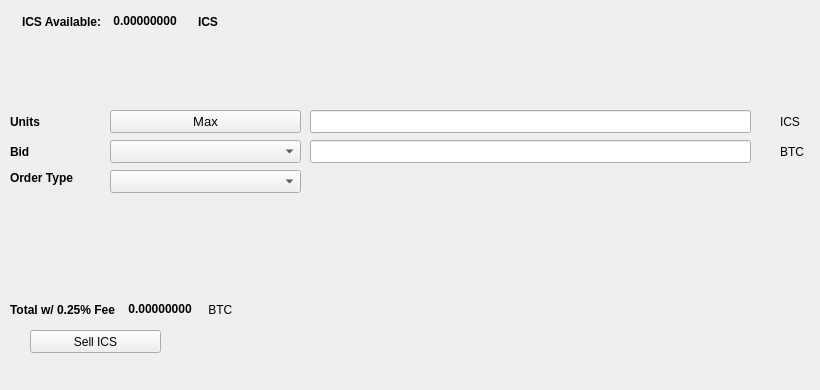
   <widget class="QWidget" name="SellTab">
    <attribute name="title">
     <string>Sell</string>
    </attribute>
    <widget class="QLabel" name="label_16">
     <property name="geometry">
      <rect>
       <x>780</x>
       <y>140</y>
       <width>31</width>
       <height>23</height>
      </rect>
     </property>
     <property name="text">
      <string>BTC</string>
     </property>
    </widget>
    <widget class="QComboBox" name="SellBidcomboBox">
     <property name="geometry">
      <rect>
       <x>110</x>
       <y>140</y>
       <width>191</width>
       <height>23</height>
      </rect>
     </property>
     <property name="font">
      <font>
       <pointsize>10</pointsize>
      </font>
     </property>
    </widget>
    <widget class="QLabel" name="label_18">
     <property name="geometry">
      <rect>
       <x>10</x>
       <y>110</y>
       <width>46</width>
       <height>23</height>
      </rect>
     </property>
     <property name="font">
      <font>
       <weight>75</weight>
       <bold>true</bold>
      </font>
     </property>
     <property name="text">
      <string>Units</string>
     </property>
    </widget>
    <widget class="QPushButton" name="Sell_Max_Amount">
     <property name="geometry">
      <rect>
       <x>110</x>
       <y>110</y>
       <width>191</width>
       <height>23</height>
      </rect>
     </property>
     <property name="font">
      <font>
       <pointsize>10</pointsize>
      </font>
     </property>
     <property name="text">
      <string>Max</string>
     </property>
    </widget>
    <widget class="QLabel" name="label_20">
     <property name="geometry">
      <rect>
       <x>10</x>
       <y>170</y>
       <width>91</width>
       <height>16</height>
      </rect>
     </property>
     <property name="font">
      <font>
       <weight>75</weight>
       <bold>true</bold>
      </font>
     </property>
     <property name="text">
      <string>Order Type</string>
     </property>
    </widget>
    <widget class="QComboBox" name="SellOrdertypeCombo">
     <property name="geometry">
      <rect>
       <x>110</x>
       <y>170</y>
       <width>191</width>
       <height>23</height>
      </rect>
     </property>
     <property name="font">
      <font>
       <pointsize>10</pointsize>
      </font>
     </property>
    </widget>
    <widget class="QLabel" name="label_21">
     <property name="geometry">
      <rect>
       <x>10</x>
       <y>140</y>
       <width>46</width>
       <height>23</height>
      </rect>
     </property>
     <property name="font">
      <font>
       <weight>75</weight>
       <bold>true</bold>
      </font>
     </property>
     <property name="text">
      <string>Bid</string>
     </property>
    </widget>
    <widget class="QLabel" name="label_22">
     <property name="geometry">
      <rect>
       <x>780</x>
       <y>110</y>
       <width>31</width>
       <height>23</height>
      </rect>
     </property>
     <property name="text">
      <string>ICS</string>
     </property>
    </widget>
    <widget class="QLineEdit" name="UnitsInputICS">
     <property name="geometry">
      <rect>
       <x>310</x>
       <y>110</y>
       <width>441</width>
       <height>23</height>
      </rect>
     </property>
     <property name="font">
      <font>
       <pointsize>9</pointsize>
       <weight>75</weight>
       <bold>true</bold>
      </font>
     </property>
    </widget>
    <widget class="QLineEdit" name="SellBidPriceEdit">
     <property name="geometry">
      <rect>
       <x>310</x>
       <y>140</y>
       <width>441</width>
       <height>23</height>
      </rect>
     </property>
     <property name="font">
      <font>
       <pointsize>9</pointsize>
       <weight>75</weight>
       <bold>true</bold>
      </font>
     </property>
    </widget>
    <widget class="QPushButton" name="SellICSBTN">
     <property name="geometry">
      <rect>
       <x>30</x>
       <y>330</y>
       <width>131</width>
       <height>23</height>
      </rect>
     </property>
     <property name="text">
      <string>Sell ICS</string>
     </property>
     <property name="icon">
      <iconset resource="../iqcash">
       <normaloff>:/icons/bitcoin</normaloff>:/icons/bitcoin</iconset>
     </property>
    </widget>
    <widget class="QWidget" name="layoutWidget3">
     <property name="geometry">
      <rect>
       <x>22</x>
       <y>12</y>
       <width>258</width>
       <height>19</height>
      </rect>
     </property>
     <layout class="QHBoxLayout" name="horizontalLayout">
      <item>
       <widget class="QLabel" name="label232_2">
        <property name="font">
         <font>
          <weight>75</weight>
          <bold>true</bold>
         </font>
        </property>
        <property name="text">
         <string>ICS Available:</string>
        </property>
       </widget>
      </item>
      <item>
       <widget class="QLabel" name="ICSAvailableLabel">
        <property name="palette">
         <palette>
          <active>
           <colorrole role="WindowText">
            <brush brushstyle="SolidPattern">
             <color alpha="255">
              <red>0</red>
              <green>0</green>
              <blue>0</blue>
             </color>
            </brush>
           </colorrole>
           <colorrole role="Button">
            <brush brushstyle="SolidPattern">
             <color alpha="255">
              <red>0</red>
              <green>170</green>
              <blue>0</blue>
             </color>
            </brush>
           </colorrole>
           <colorrole role="Light">
            <brush brushstyle="SolidPattern">
             <color alpha="255">
              <red>0</red>
              <green>255</green>
              <blue>0</blue>
             </color>
            </brush>
           </colorrole>
           <colorrole role="Midlight">
            <brush brushstyle="SolidPattern">
             <color alpha="255">
              <red>0</red>
              <green>212</green>
              <blue>0</blue>
             </color>
            </brush>
           </colorrole>
           <colorrole role="Dark">
            <brush brushstyle="SolidPattern">
             <color alpha="255">
              <red>0</red>
              <green>85</green>
              <blue>0</blue>
             </color>
            </brush>
           </colorrole>
           <colorrole role="Mid">
            <brush brushstyle="SolidPattern">
             <color alpha="255">
              <red>0</red>
              <green>113</green>
              <blue>0</blue>
             </color>
            </brush>
           </colorrole>
           <colorrole role="Text">
            <brush brushstyle="SolidPattern">
             <color alpha="255">
              <red>0</red>
              <green>170</green>
              <blue>0</blue>
             </color>
            </brush>
           </colorrole>
           <colorrole role="BrightText">
            <brush brushstyle="SolidPattern">
             <color alpha="255">
              <red>255</red>
              <green>255</green>
              <blue>255</blue>
             </color>
            </brush>
           </colorrole>
           <colorrole role="ButtonText">
            <brush brushstyle="SolidPattern">
             <color alpha="255">
              <red>0</red>
              <green>0</green>
              <blue>0</blue>
             </color>
            </brush>
           </colorrole>
           <colorrole role="Base">
            <brush brushstyle="SolidPattern">
             <color alpha="255">
              <red>255</red>
              <green>255</green>
              <blue>255</blue>
             </color>
            </brush>
           </colorrole>
           <colorrole role="Window">
            <brush brushstyle="SolidPattern">
             <color alpha="255">
              <red>0</red>
              <green>170</green>
              <blue>0</blue>
             </color>
            </brush>
           </colorrole>
           <colorrole role="Shadow">
            <brush brushstyle="SolidPattern">
             <color alpha="255">
              <red>0</red>
              <green>0</green>
              <blue>0</blue>
             </color>
            </brush>
           </colorrole>
           <colorrole role="AlternateBase">
            <brush brushstyle="SolidPattern">
             <color alpha="255">
              <red>127</red>
              <green>212</green>
              <blue>127</blue>
             </color>
            </brush>
           </colorrole>
           <colorrole role="ToolTipBase">
            <brush brushstyle="SolidPattern">
             <color alpha="255">
              <red>255</red>
              <green>255</green>
              <blue>220</blue>
             </color>
            </brush>
           </colorrole>
           <colorrole role="ToolTipText">
            <brush brushstyle="SolidPattern">
             <color alpha="255">
              <red>0</red>
              <green>0</green>
              <blue>0</blue>
             </color>
            </brush>
           </colorrole>
          </active>
          <inactive>
           <colorrole role="WindowText">
            <brush brushstyle="SolidPattern">
             <color alpha="255">
              <red>0</red>
              <green>0</green>
              <blue>0</blue>
             </color>
            </brush>
           </colorrole>
           <colorrole role="Button">
            <brush brushstyle="SolidPattern">
             <color alpha="255">
              <red>0</red>
              <green>170</green>
              <blue>0</blue>
             </color>
            </brush>
           </colorrole>
           <colorrole role="Light">
            <brush brushstyle="SolidPattern">
             <color alpha="255">
              <red>0</red>
              <green>255</green>
              <blue>0</blue>
             </color>
            </brush>
           </colorrole>
           <colorrole role="Midlight">
            <brush brushstyle="SolidPattern">
             <color alpha="255">
              <red>0</red>
              <green>212</green>
              <blue>0</blue>
             </color>
            </brush>
           </colorrole>
           <colorrole role="Dark">
            <brush brushstyle="SolidPattern">
             <color alpha="255">
              <red>0</red>
              <green>85</green>
              <blue>0</blue>
             </color>
            </brush>
           </colorrole>
           <colorrole role="Mid">
            <brush brushstyle="SolidPattern">
             <color alpha="255">
              <red>0</red>
              <green>113</green>
              <blue>0</blue>
             </color>
            </brush>
           </colorrole>
           <colorrole role="Text">
            <brush brushstyle="SolidPattern">
             <color alpha="255">
              <red>0</red>
              <green>170</green>
              <blue>0</blue>
             </color>
            </brush>
           </colorrole>
           <colorrole role="BrightText">
            <brush brushstyle="SolidPattern">
             <color alpha="255">
              <red>255</red>
              <green>255</green>
              <blue>255</blue>
             </color>
            </brush>
           </colorrole>
           <colorrole role="ButtonText">
            <brush brushstyle="SolidPattern">
             <color alpha="255">
              <red>0</red>
              <green>0</green>
              <blue>0</blue>
             </color>
            </brush>
           </colorrole>
           <colorrole role="Base">
            <brush brushstyle="SolidPattern">
             <color alpha="255">
              <red>255</red>
              <green>255</green>
              <blue>255</blue>
             </color>
            </brush>
           </colorrole>
           <colorrole role="Window">
            <brush brushstyle="SolidPattern">
             <color alpha="255">
              <red>0</red>
              <green>170</green>
              <blue>0</blue>
             </color>
            </brush>
           </colorrole>
           <colorrole role="Shadow">
            <brush brushstyle="SolidPattern">
             <color alpha="255">
              <red>0</red>
              <green>0</green>
              <blue>0</blue>
             </color>
            </brush>
           </colorrole>
           <colorrole role="AlternateBase">
            <brush brushstyle="SolidPattern">
             <color alpha="255">
              <red>127</red>
              <green>212</green>
              <blue>127</blue>
             </color>
            </brush>
           </colorrole>
           <colorrole role="ToolTipBase">
            <brush brushstyle="SolidPattern">
             <color alpha="255">
              <red>255</red>
              <green>255</green>
              <blue>220</blue>
             </color>
            </brush>
           </colorrole>
           <colorrole role="ToolTipText">
            <brush brushstyle="SolidPattern">
             <color alpha="255">
              <red>0</red>
              <green>0</green>
              <blue>0</blue>
             </color>
            </brush>
           </colorrole>
          </inactive>
          <disabled>
           <colorrole role="WindowText">
            <brush brushstyle="SolidPattern">
             <color alpha="255">
              <red>0</red>
              <green>85</green>
              <blue>0</blue>
             </color>
            </brush>
           </colorrole>
           <colorrole role="Button">
            <brush brushstyle="SolidPattern">
             <color alpha="255">
              <red>0</red>
              <green>170</green>
              <blue>0</blue>
             </color>
            </brush>
           </colorrole>
           <colorrole role="Light">
            <brush brushstyle="SolidPattern">
             <color alpha="255">
              <red>0</red>
              <green>255</green>
              <blue>0</blue>
             </color>
            </brush>
           </colorrole>
           <colorrole role="Midlight">
            <brush brushstyle="SolidPattern">
             <color alpha="255">
              <red>0</red>
              <green>212</green>
              <blue>0</blue>
             </color>
            </brush>
           </colorrole>
           <colorrole role="Dark">
            <brush brushstyle="SolidPattern">
             <color alpha="255">
              <red>0</red>
              <green>85</green>
              <blue>0</blue>
             </color>
            </brush>
           </colorrole>
           <colorrole role="Mid">
            <brush brushstyle="SolidPattern">
             <color alpha="255">
              <red>0</red>
              <green>113</green>
              <blue>0</blue>
             </color>
            </brush>
           </colorrole>
           <colorrole role="Text">
            <brush brushstyle="SolidPattern">
             <color alpha="255">
              <red>0</red>
              <green>85</green>
              <blue>0</blue>
             </color>
            </brush>
           </colorrole>
           <colorrole role="BrightText">
            <brush brushstyle="SolidPattern">
             <color alpha="255">
              <red>255</red>
              <green>255</green>
              <blue>255</blue>
             </color>
            </brush>
           </colorrole>
           <colorrole role="ButtonText">
            <brush brushstyle="SolidPattern">
             <color alpha="255">
              <red>0</red>
              <green>85</green>
              <blue>0</blue>
             </color>
            </brush>
           </colorrole>
           <colorrole role="Base">
            <brush brushstyle="SolidPattern">
             <color alpha="255">
              <red>0</red>
              <green>170</green>
              <blue>0</blue>
             </color>
            </brush>
           </colorrole>
           <colorrole role="Window">
            <brush brushstyle="SolidPattern">
             <color alpha="255">
              <red>0</red>
              <green>170</green>
              <blue>0</blue>
             </color>
            </brush>
           </colorrole>
           <colorrole role="Shadow">
            <brush brushstyle="SolidPattern">
             <color alpha="255">
              <red>0</red>
              <green>0</green>
              <blue>0</blue>
             </color>
            </brush>
           </colorrole>
           <colorrole role="AlternateBase">
            <brush brushstyle="SolidPattern">
             <color alpha="255">
              <red>0</red>
              <green>170</green>
              <blue>0</blue>
             </color>
            </brush>
           </colorrole>
           <colorrole role="ToolTipBase">
            <brush brushstyle="SolidPattern">
             <color alpha="255">
              <red>255</red>
              <green>255</green>
              <blue>220</blue>
             </color>
            </brush>
           </colorrole>
           <colorrole role="ToolTipText">
            <brush brushstyle="SolidPattern">
             <color alpha="255">
              <red>0</red>
              <green>0</green>
              <blue>0</blue>
             </color>
            </brush>
           </colorrole>
          </disabled>
         </palette>
        </property>
        <property name="font">
         <font>
          <weight>75</weight>
          <bold>true</bold>
         </font>
        </property>
        <property name="text">
         <string> 0.00000000 </string>
        </property>
        <property name="textInteractionFlags">
         <set>Qt::LinksAccessibleByMouse|Qt::TextSelectableByKeyboard|Qt::TextSelectableByMouse</set>
        </property>
       </widget>
      </item>
      <item>
       <widget class="QLabel" name="labelICS">
        <property name="font">
         <font>
          <weight>75</weight>
          <bold>true</bold>
         </font>
        </property>
        <property name="text">
         <string>ICS</string>
        </property>
       </widget>
      </item>
     </layout>
    </widget>
    <widget class="QWidget" name="layoutWidget">
     <property name="geometry">
      <rect>
       <x>10</x>
       <y>300</y>
       <width>268</width>
       <height>19</height>
      </rect>
     </property>
     <layout class="QHBoxLayout" name="horizontalLayout_2">
      <item>
       <widget class="QLabel" name="label_19">
        <property name="font">
         <font>
          <weight>75</weight>
          <bold>true</bold>
         </font>
        </property>
        <property name="text">
         <string>Total w/ 0.25% Fee </string>
        </property>
       </widget>
      </item>
      <item>
       <widget class="QLabel" name="SellCostLabel">
        <property name="palette">
         <palette>
          <active>
           <colorrole role="WindowText">
            <brush brushstyle="SolidPattern">
             <color alpha="255">
              <red>0</red>
              <green>0</green>
              <blue>0</blue>
             </color>
            </brush>
           </colorrole>
           <colorrole role="Button">
            <brush brushstyle="SolidPattern">
             <color alpha="255">
              <red>0</red>
              <green>170</green>
              <blue>0</blue>
             </color>
            </brush>
           </colorrole>
           <colorrole role="Light">
            <brush brushstyle="SolidPattern">
             <color alpha="255">
              <red>0</red>
              <green>255</green>
              <blue>0</blue>
             </color>
            </brush>
           </colorrole>
           <colorrole role="Midlight">
            <brush brushstyle="SolidPattern">
             <color alpha="255">
              <red>0</red>
              <green>212</green>
              <blue>0</blue>
             </color>
            </brush>
           </colorrole>
           <colorrole role="Dark">
            <brush brushstyle="SolidPattern">
             <color alpha="255">
              <red>0</red>
              <green>85</green>
              <blue>0</blue>
             </color>
            </brush>
           </colorrole>
           <colorrole role="Mid">
            <brush brushstyle="SolidPattern">
             <color alpha="255">
              <red>0</red>
              <green>113</green>
              <blue>0</blue>
             </color>
            </brush>
           </colorrole>
           <colorrole role="Text">
            <brush brushstyle="SolidPattern">
             <color alpha="255">
              <red>0</red>
              <green>170</green>
              <blue>0</blue>
             </color>
            </brush>
           </colorrole>
           <colorrole role="BrightText">
            <brush brushstyle="SolidPattern">
             <color alpha="255">
              <red>255</red>
              <green>255</green>
              <blue>255</blue>
             </color>
            </brush>
           </colorrole>
           <colorrole role="ButtonText">
            <brush brushstyle="SolidPattern">
             <color alpha="255">
              <red>0</red>
              <green>0</green>
              <blue>0</blue>
             </color>
            </brush>
           </colorrole>
           <colorrole role="Base">
            <brush brushstyle="SolidPattern">
             <color alpha="255">
              <red>255</red>
              <green>255</green>
              <blue>255</blue>
             </color>
            </brush>
           </colorrole>
           <colorrole role="Window">
            <brush brushstyle="SolidPattern">
             <color alpha="255">
              <red>0</red>
              <green>170</green>
              <blue>0</blue>
             </color>
            </brush>
           </colorrole>
           <colorrole role="Shadow">
            <brush brushstyle="SolidPattern">
             <color alpha="255">
              <red>0</red>
              <green>0</green>
              <blue>0</blue>
             </color>
            </brush>
           </colorrole>
           <colorrole role="AlternateBase">
            <brush brushstyle="SolidPattern">
             <color alpha="255">
              <red>127</red>
              <green>212</green>
              <blue>127</blue>
             </color>
            </brush>
           </colorrole>
           <colorrole role="ToolTipBase">
            <brush brushstyle="SolidPattern">
             <color alpha="255">
              <red>255</red>
              <green>255</green>
              <blue>220</blue>
             </color>
            </brush>
           </colorrole>
           <colorrole role="ToolTipText">
            <brush brushstyle="SolidPattern">
             <color alpha="255">
              <red>0</red>
              <green>0</green>
              <blue>0</blue>
             </color>
            </brush>
           </colorrole>
          </active>
          <inactive>
           <colorrole role="WindowText">
            <brush brushstyle="SolidPattern">
             <color alpha="255">
              <red>0</red>
              <green>0</green>
              <blue>0</blue>
             </color>
            </brush>
           </colorrole>
           <colorrole role="Button">
            <brush brushstyle="SolidPattern">
             <color alpha="255">
              <red>0</red>
              <green>170</green>
              <blue>0</blue>
             </color>
            </brush>
           </colorrole>
           <colorrole role="Light">
            <brush brushstyle="SolidPattern">
             <color alpha="255">
              <red>0</red>
              <green>255</green>
              <blue>0</blue>
             </color>
            </brush>
           </colorrole>
           <colorrole role="Midlight">
            <brush brushstyle="SolidPattern">
             <color alpha="255">
              <red>0</red>
              <green>212</green>
              <blue>0</blue>
             </color>
            </brush>
           </colorrole>
           <colorrole role="Dark">
            <brush brushstyle="SolidPattern">
             <color alpha="255">
              <red>0</red>
              <green>85</green>
              <blue>0</blue>
             </color>
            </brush>
           </colorrole>
           <colorrole role="Mid">
            <brush brushstyle="SolidPattern">
             <color alpha="255">
              <red>0</red>
              <green>113</green>
              <blue>0</blue>
             </color>
            </brush>
           </colorrole>
           <colorrole role="Text">
            <brush brushstyle="SolidPattern">
             <color alpha="255">
              <red>0</red>
              <green>170</green>
              <blue>0</blue>
             </color>
            </brush>
           </colorrole>
           <colorrole role="BrightText">
            <brush brushstyle="SolidPattern">
             <color alpha="255">
              <red>255</red>
              <green>255</green>
              <blue>255</blue>
             </color>
            </brush>
           </colorrole>
           <colorrole role="ButtonText">
            <brush brushstyle="SolidPattern">
             <color alpha="255">
              <red>0</red>
              <green>0</green>
              <blue>0</blue>
             </color>
            </brush>
           </colorrole>
           <colorrole role="Base">
            <brush brushstyle="SolidPattern">
             <color alpha="255">
              <red>255</red>
              <green>255</green>
              <blue>255</blue>
             </color>
            </brush>
           </colorrole>
           <colorrole role="Window">
            <brush brushstyle="SolidPattern">
             <color alpha="255">
              <red>0</red>
              <green>170</green>
              <blue>0</blue>
             </color>
            </brush>
           </colorrole>
           <colorrole role="Shadow">
            <brush brushstyle="SolidPattern">
             <color alpha="255">
              <red>0</red>
              <green>0</green>
              <blue>0</blue>
             </color>
            </brush>
           </colorrole>
           <colorrole role="AlternateBase">
            <brush brushstyle="SolidPattern">
             <color alpha="255">
              <red>127</red>
              <green>212</green>
              <blue>127</blue>
             </color>
            </brush>
           </colorrole>
           <colorrole role="ToolTipBase">
            <brush brushstyle="SolidPattern">
             <color alpha="255">
              <red>255</red>
              <green>255</green>
              <blue>220</blue>
             </color>
            </brush>
           </colorrole>
           <colorrole role="ToolTipText">
            <brush brushstyle="SolidPattern">
             <color alpha="255">
              <red>0</red>
              <green>0</green>
              <blue>0</blue>
             </color>
            </brush>
           </colorrole>
          </inactive>
          <disabled>
           <colorrole role="WindowText">
            <brush brushstyle="SolidPattern">
             <color alpha="255">
              <red>0</red>
              <green>85</green>
              <blue>0</blue>
             </color>
            </brush>
           </colorrole>
           <colorrole role="Button">
            <brush brushstyle="SolidPattern">
             <color alpha="255">
              <red>0</red>
              <green>170</green>
              <blue>0</blue>
             </color>
            </brush>
           </colorrole>
           <colorrole role="Light">
            <brush brushstyle="SolidPattern">
             <color alpha="255">
              <red>0</red>
              <green>255</green>
              <blue>0</blue>
             </color>
            </brush>
           </colorrole>
           <colorrole role="Midlight">
            <brush brushstyle="SolidPattern">
             <color alpha="255">
              <red>0</red>
              <green>212</green>
              <blue>0</blue>
             </color>
            </brush>
           </colorrole>
           <colorrole role="Dark">
            <brush brushstyle="SolidPattern">
             <color alpha="255">
              <red>0</red>
              <green>85</green>
              <blue>0</blue>
             </color>
            </brush>
           </colorrole>
           <colorrole role="Mid">
            <brush brushstyle="SolidPattern">
             <color alpha="255">
              <red>0</red>
              <green>113</green>
              <blue>0</blue>
             </color>
            </brush>
           </colorrole>
           <colorrole role="Text">
            <brush brushstyle="SolidPattern">
             <color alpha="255">
              <red>0</red>
              <green>85</green>
              <blue>0</blue>
             </color>
            </brush>
           </colorrole>
           <colorrole role="BrightText">
            <brush brushstyle="SolidPattern">
             <color alpha="255">
              <red>255</red>
              <green>255</green>
              <blue>255</blue>
             </color>
            </brush>
           </colorrole>
           <colorrole role="ButtonText">
            <brush brushstyle="SolidPattern">
             <color alpha="255">
              <red>0</red>
              <green>85</green>
              <blue>0</blue>
             </color>
            </brush>
           </colorrole>
           <colorrole role="Base">
            <brush brushstyle="SolidPattern">
             <color alpha="255">
              <red>0</red>
              <green>170</green>
              <blue>0</blue>
             </color>
            </brush>
           </colorrole>
           <colorrole role="Window">
            <brush brushstyle="SolidPattern">
             <color alpha="255">
              <red>0</red>
              <green>170</green>
              <blue>0</blue>
             </color>
            </brush>
           </colorrole>
           <colorrole role="Shadow">
            <brush brushstyle="SolidPattern">
             <color alpha="255">
              <red>0</red>
              <green>0</green>
              <blue>0</blue>
             </color>
            </brush>
           </colorrole>
           <colorrole role="AlternateBase">
            <brush brushstyle="SolidPattern">
             <color alpha="255">
              <red>0</red>
              <green>170</green>
              <blue>0</blue>
             </color>
            </brush>
           </colorrole>
           <colorrole role="ToolTipBase">
            <brush brushstyle="SolidPattern">
             <color alpha="255">
              <red>255</red>
              <green>255</green>
              <blue>220</blue>
             </color>
            </brush>
           </colorrole>
           <colorrole role="ToolTipText">
            <brush brushstyle="SolidPattern">
             <color alpha="255">
              <red>0</red>
              <green>0</green>
              <blue>0</blue>
             </color>
            </brush>
           </colorrole>
          </disabled>
         </palette>
        </property>
        <property name="font">
         <font>
          <weight>75</weight>
          <bold>true</bold>
         </font>
        </property>
        <property name="autoFillBackground">
         <bool>false</bool>
        </property>
        <property name="text">
         <string> 0.00000000</string>
        </property>
        <property name="textInteractionFlags">
         <set>Qt::LinksAccessibleByMouse|Qt::TextSelectableByMouse</set>
        </property>
       </widget>
      </item>
      <item>
       <widget class="QLabel" name="label_17">
        <property name="font">
         <font>
          <weight>50</weight>
          <bold>false</bold>
         </font>
        </property>
        <property name="text">
         <string> BTC</string>
        </property>
       </widget>
      </item>
     </layout>
    </widget>
    <widget class="QLabel" name="label_23">
     <property name="geometry">
      <rect>
       <x>460</x>
       <y>300</y>
       <width>281</width>
       <height>81</height>
      </rect>
     </property>
     <property name="text">
      <string/>
     </property>
     <property name="pixmap">
      <pixmap>:/images/bittrex</pixmap>
     </property>
    </widget>
   </widget>
